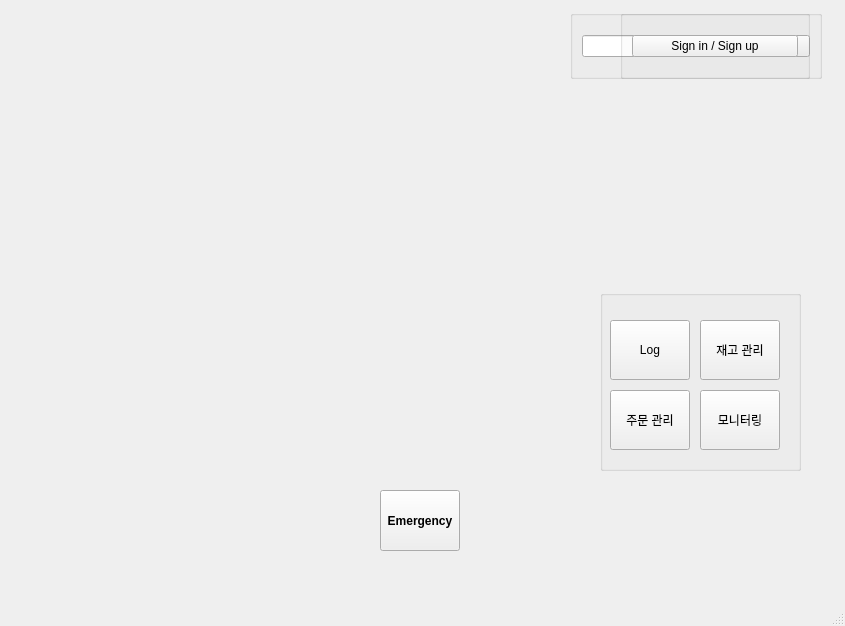
<?xml version="1.0" encoding="UTF-8"?>
<ui version="4.0">
 <class>MainWindow</class>
 <widget class="QMainWindow" name="MainWindow">
  <property name="geometry">
   <rect>
    <x>0</x>
    <y>0</y>
    <width>845</width>
    <height>626</height>
   </rect>
  </property>
  <property name="windowTitle">
   <string>MainWindow</string>
  </property>
  <widget class="QWidget" name="centralwidget">
   <widget class="QPushButton" name="pushButton_6">
    <property name="geometry">
     <rect>
      <x>380</x>
      <y>490</y>
      <width>80</width>
      <height>61</height>
     </rect>
    </property>
    <property name="font">
     <font>
      <weight>75</weight>
      <bold>true</bold>
     </font>
    </property>
    <property name="text">
     <string>Emergency</string>
    </property>
    <property name="iconSize">
     <size>
      <width>16</width>
      <height>16</height>
     </size>
    </property>
   </widget>
   <widget class="QGroupBox" name="groupBox">
    <property name="geometry">
     <rect>
      <x>570</x>
      <y>10</y>
      <width>252</width>
      <height>69</height>
     </rect>
    </property>
    <property name="title">
     <string/>
    </property>
    <layout class="QHBoxLayout" name="horizontalLayout">
     <item>
      <widget class="QLineEdit" name="userEdit">
       <property name="layoutDirection">
        <enum>Qt::LeftToRight</enum>
       </property>
       <property name="alignment">
        <set>Qt::AlignRight|Qt::AlignTrailing|Qt::AlignVCenter</set>
       </property>
       <property name="readOnly">
        <bool>true</bool>
       </property>
      </widget>
     </item>
     <item>
      <widget class="QPushButton" name="logoutButton">
       <property name="text">
        <string>Log  out</string>
       </property>
      </widget>
     </item>
    </layout>
   </widget>
   <widget class="QGroupBox" name="groupBox_2">
    <property name="geometry">
     <rect>
      <x>620</x>
      <y>10</y>
      <width>190</width>
      <height>69</height>
     </rect>
    </property>
    <property name="title">
     <string/>
    </property>
    <layout class="QHBoxLayout" name="horizontalLayout_2">
     <item>
      <widget class="QPushButton" name="signinButton">
       <property name="text">
        <string>Sign in / Sign up</string>
       </property>
      </widget>
     </item>
    </layout>
   </widget>
   <widget class="QGroupBox" name="groupBox_3">
    <property name="geometry">
     <rect>
      <x>600</x>
      <y>290</y>
      <width>201</width>
      <height>181</height>
     </rect>
    </property>
    <property name="title">
     <string/>
    </property>
    <widget class="QPushButton" name="monitorButton">
     <property name="geometry">
      <rect>
       <x>100</x>
       <y>100</y>
       <width>80</width>
       <height>60</height>
      </rect>
     </property>
     <property name="text">
      <string>모니터링</string>
     </property>
    </widget>
    <widget class="QPushButton" name="inventorButton">
     <property name="geometry">
      <rect>
       <x>100</x>
       <y>30</y>
       <width>80</width>
       <height>60</height>
      </rect>
     </property>
     <property name="text">
      <string>재고 관리</string>
     </property>
    </widget>
    <widget class="QPushButton" name="logButton">
     <property name="geometry">
      <rect>
       <x>10</x>
       <y>30</y>
       <width>80</width>
       <height>60</height>
      </rect>
     </property>
     <property name="text">
      <string>Log</string>
     </property>
    </widget>
    <widget class="QPushButton" name="orderButton">
     <property name="geometry">
      <rect>
       <x>10</x>
       <y>100</y>
       <width>80</width>
       <height>60</height>
      </rect>
     </property>
     <property name="text">
      <string>주문 관리</string>
     </property>
    </widget>
   </widget>
   <widget class="QLabel" name="timelabel">
    <property name="geometry">
     <rect>
      <x>10</x>
      <y>10</y>
      <width>131</width>
      <height>21</height>
     </rect>
    </property>
    <property name="font">
     <font>
      <pointsize>15</pointsize>
     </font>
    </property>
    <property name="text">
     <string/>
    </property>
   </widget>
   <zorder>pushButton_6</zorder>
   <zorder>groupBox_3</zorder>
   <zorder>groupBox</zorder>
   <zorder>groupBox_2</zorder>
   <zorder>timelabel</zorder>
  </widget>
  <widget class="QMenuBar" name="menubar">
   <property name="geometry">
    <rect>
     <x>0</x>
     <y>0</y>
     <width>845</width>
     <height>22</height>
    </rect>
   </property>
  </widget>
  <widget class="QStatusBar" name="statusbar"/>
 </widget>
 <resources/>
 <connections/>
</ui>
